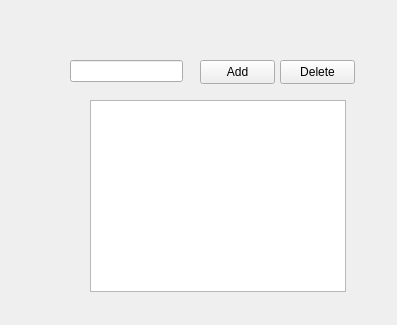
<?xml version="1.0" encoding="UTF-8"?>
<ui version="4.0">
 <class>Form</class>
 <widget class="QWidget" name="Form">
  <property name="geometry">
   <rect>
    <x>0</x>
    <y>0</y>
    <width>397</width>
    <height>325</height>
   </rect>
  </property>
  <property name="windowTitle">
   <string>Form</string>
  </property>
  <widget class="QLineEdit" name="taskEdit">
   <property name="geometry">
    <rect>
     <x>70</x>
     <y>60</y>
     <width>113</width>
     <height>22</height>
    </rect>
   </property>
  </widget>
  <widget class="QPushButton" name="addButton">
   <property name="geometry">
    <rect>
     <x>200</x>
     <y>60</y>
     <width>75</width>
     <height>24</height>
    </rect>
   </property>
   <property name="text">
    <string>Add</string>
   </property>
  </widget>
  <widget class="QPushButton" name="deleteButton">
   <property name="geometry">
    <rect>
     <x>280</x>
     <y>60</y>
     <width>75</width>
     <height>24</height>
    </rect>
   </property>
   <property name="text">
    <string>Delete</string>
   </property>
  </widget>
  <widget class="QListWidget" name="tasklist">
   <property name="geometry">
    <rect>
     <x>90</x>
     <y>100</y>
     <width>256</width>
     <height>192</height>
    </rect>
   </property>
  </widget>
 </widget>
 <resources/>
 <connections/>
</ui>
